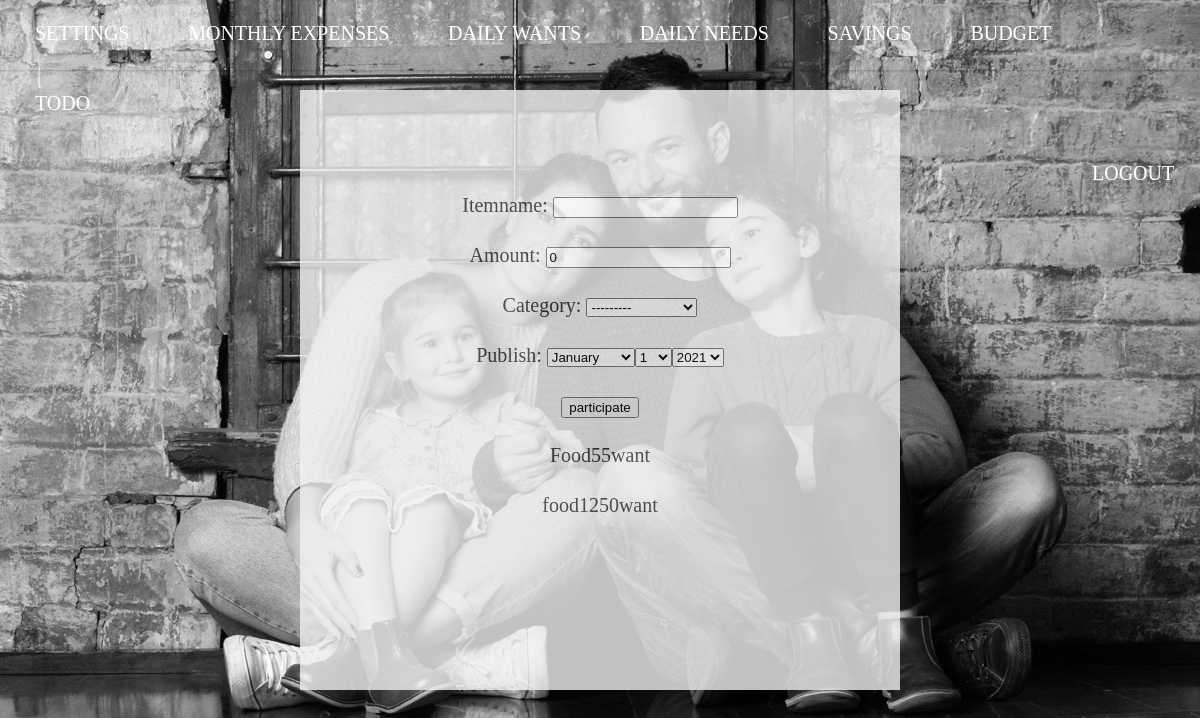
Page /dailywant/ on the committed database.
### person/models.py (models this page shows, shortened)
class Budget(models.Model):
    itemname = models.CharField(max_length=255, blank=True)
    publish = models.DateTimeField(auto_now=True)
    amount = models.IntegerField(default =0)
    category = models.CharField(choices=CAT_CHOICES, max_length=255)

### person/views.py (the view)
# urls.py: path('dailywant/',want_list, name='dailywant'),
def want_list(request):
    budwant = Budget.objects.all().filter(category='want')
    form = BudgetForm(request.POST or None)
    if form.is_valid():
        instance = form.save(commit=False)
        instance.save()
        return HttpResponseRedirect('http://127.0.0.1:8000/person/monthly')
    adderw = Budget.objects.all().filter(category='want').aggregate(Sum('amount'))
    context = {
        "budwant": budwant,
        "form":form,
        "adderw":adderw,
    }
    return render(request, 'person/dailywant.html', context)

### person/forms.py
class BudgetForm(forms.ModelForm):
    publish = forms.DateField(widget=forms.SelectDateWidget)
    class Meta:
        model = Budget
        fields = [
            "itemname",
            "amount",
            "category",
        ]

### person/templates/person/dailywant.html (shortened to what this page needs)
<!DOCTYPE html>
<html>
	<head>
    {% load staticfiles %}
		<link rel="stylesheet" href="https://cdnjs.cloudflare.com/ajax/libs/font-awesome/4.7.0/css/font-awesome.min.css">
		</head>
	<body>
		<header class="cd-main-header">
		<nav class="cd-main-nav js-main-nav">
			<ul class="cd-main-nav__list">
				<li><a class="active" style="color:#fff;" href="http://127.0.0.1:8000/settings/">Settings</a></li>
				<li><a  style="color:#fff;" href="http://127.0.0.1:8000/monthlyneed_list">Monthly Expenses</a></li>
				<li><a  style="color:#fff;" href="http://127.0.0.1:8000/dailywant/">Daily wants</a></li>
				<li><a style="color:#fff;" href="http://127.0.0.1:8000/dailyneed_list/">Daily needs</a></li>
				<li><a style="color:#fff;" href="http://127.0.0.1:8000/saving/">Savings</a></li>
				<li><a style="color:#fff;" href="http://127.0.0.1:8000/budget/">Budget</a></li>
				<li><a style="color:#fff;" href="http://127.0.0.1:8000/todo/">ToDo</a></li>
			</ul>
		</nav>
		<nav class="login js-main-nav">
			<ul class="cd-main-nav__list">
				<li><a style="color:#fff;" href="login.html">Logout</a></li>
			</ul>
		</nav>
		</header>
		<div class="flex-container" >
	  <div>
    {% block content %}
<form method="POST">{% csrf_token %}
{{form.as_p}}<input type="submit"  value="participate"></form>
{% for bud in budwant %}
<ul>
<li><h3>
{{ bud.itemname }}{{ bud.amount }}{{ bud.category}}
</h3></li>
</ul>
{% endfor %}
{% endblock %}
	  </div>
	</div>
		</body>
</html>

### rows in the picture
Budget: itemname "Food", amount "55", category "want"
Budget: itemname "food12", amount "50", category "want"
